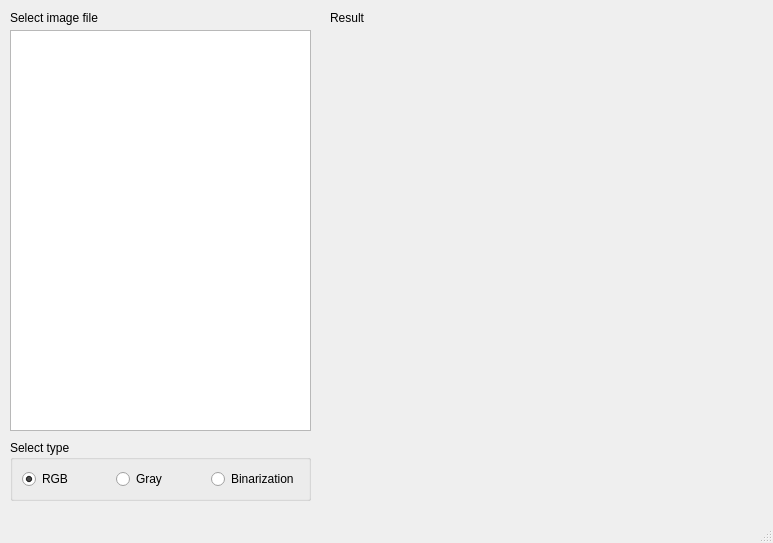
<?xml version="1.0" encoding="UTF-8"?>
<ui version="4.0">
 <class>MainWindow</class>
 <widget class="QMainWindow" name="MainWindow">
  <property name="geometry">
   <rect>
    <x>0</x>
    <y>0</y>
    <width>773</width>
    <height>543</height>
   </rect>
  </property>
  <property name="windowTitle">
   <string>MainWindow</string>
  </property>
  <widget class="QWidget" name="centralwidget">
   <widget class="QTreeView" name="tree_view">
    <property name="geometry">
     <rect>
      <x>10</x>
      <y>30</y>
      <width>301</width>
      <height>401</height>
     </rect>
    </property>
   </widget>
   <widget class="QLabel" name="label">
    <property name="geometry">
     <rect>
      <x>10</x>
      <y>10</y>
      <width>251</width>
      <height>16</height>
     </rect>
    </property>
    <property name="text">
     <string>Select image file</string>
    </property>
   </widget>
   <widget class="QLabel" name="label_image">
    <property name="geometry">
     <rect>
      <x>330</x>
      <y>30</y>
      <width>431</width>
      <height>481</height>
     </rect>
    </property>
    <property name="text">
     <string/>
    </property>
    <property name="alignment">
     <set>Qt::AlignCenter</set>
    </property>
   </widget>
   <widget class="QLabel" name="label_2">
    <property name="geometry">
     <rect>
      <x>330</x>
      <y>10</y>
      <width>251</width>
      <height>16</height>
     </rect>
    </property>
    <property name="text">
     <string>Result</string>
    </property>
   </widget>
   <widget class="QGroupBox" name="groupBox">
    <property name="geometry">
     <rect>
      <x>10</x>
      <y>440</y>
      <width>301</width>
      <height>61</height>
     </rect>
    </property>
    <property name="title">
     <string>Select type</string>
    </property>
    <layout class="QHBoxLayout" name="horizontalLayout">
     <item>
      <widget class="QRadioButton" name="radio_rgb">
       <property name="text">
        <string>RGB</string>
       </property>
       <property name="checked">
        <bool>true</bool>
       </property>
      </widget>
     </item>
     <item>
      <widget class="QRadioButton" name="radio_gray">
       <property name="text">
        <string>Gray</string>
       </property>
      </widget>
     </item>
     <item>
      <widget class="QRadioButton" name="radio_bin">
       <property name="text">
        <string>Binarization</string>
       </property>
      </widget>
     </item>
    </layout>
   </widget>
  </widget>
  <widget class="QMenuBar" name="menubar">
   <property name="geometry">
    <rect>
     <x>0</x>
     <y>0</y>
     <width>773</width>
     <height>21</height>
    </rect>
   </property>
  </widget>
  <widget class="QStatusBar" name="statusbar"/>
 </widget>
 <resources/>
 <connections/>
</ui>
